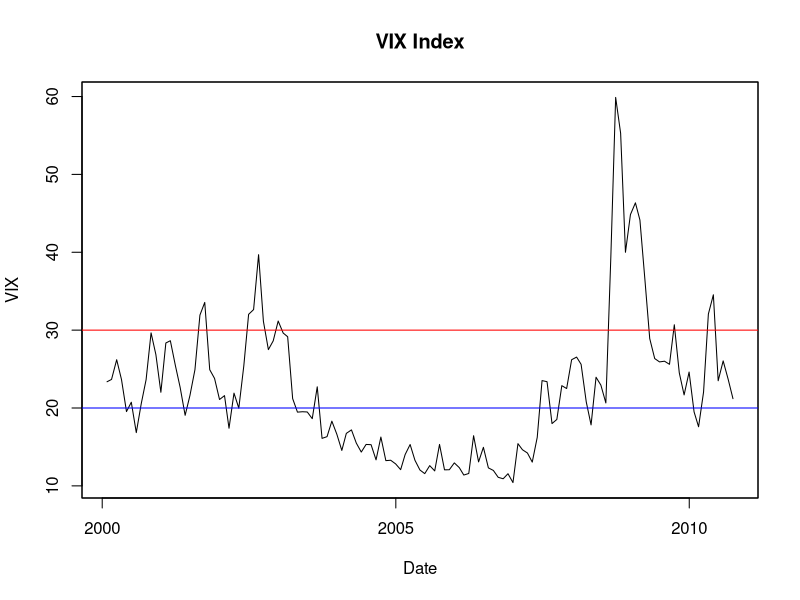

This chart was generated by the following R code:
da <- read.csv("./UIP.csv", header=TRUE, na.strings = NA)
# VIX quantiles----------------------------------------------
summary(da$VIX)
quantile(da$VIX, 0.9)
quantile(da$VIX, 0.6)
#Create VIX chart--------------------------------------------
require(zoo)
da$DATE <- as.Date(da$DATE, format = "%d/%m/%Y")
daz <- as.zoo(da[28], order.by = da$DATE)
head(daz)
pdf("VIX.pdf", paper= "a4", width = 8, title = "VIX")
par(omi = c(0,0,0,0))
plot(daz$VIX, type = 'l', main = "VIX Index", ylab = "VIX", 
     xlab = "Date")
abline(h = 30, col = 'red')
# text does not work with zoo (label?)
text(x = 105, y = 33, labels = "VIX index = 30", col = 'red')
abline(h = 20, col = 'blue')
# text(x = 2004-01-31, y = 22, labels = "VIX index = 20", col = 'blue') 
dev.off()
# Subset for Crisis (C) and Moderation (M)---------------------------
dah <- subset(da, VIX > 30)
dal <- subset(da, VIX < 20)
